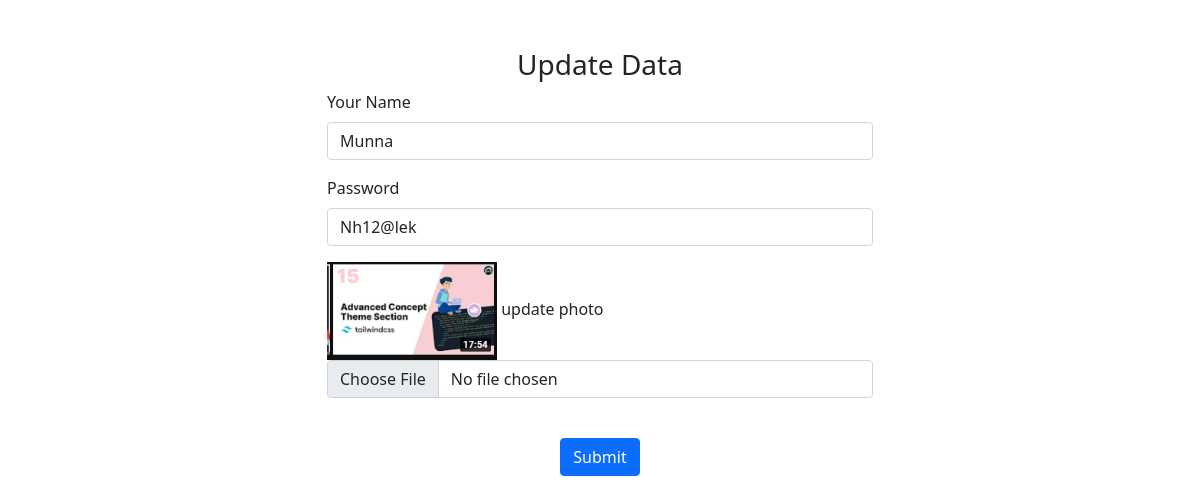
/update.php?id=31 (signed in), run on the app's committed database.
### tables this page shows
CREATE TABLE `user` (
  `id` int(11) NOT NULL,
  `name` varchar(200) NOT NULL,
  `pass` varchar(250) NOT NULL,
  `img` varchar(255) NOT NULL
);

### update.php (the view, shortened to what this page needs)
<?php
    require('include/header.php');
    require('include/config.php');
    $id = $_GET["id"];
    $query  = "SELECT * FROM user WHERE id=$id";
    $insart = mysqli_query($db_connect,$query);
    $assoc  = mysqli_fetch_assoc($insart);
?>
<section>
        <div class="container">
            <div class="row mt-5 border-1">
                <h3 class="text-center">Update Data</h3>
                <div class="col-3"></div>
                <div class="col-6">
                    <form action="update_post.php" method="post" enctype="multipart/form-data">
                    <div class="mb-3">
                            <label for="name" class="form-label">Your Name</label>
                            <input type="text" value="<?php echo $assoc['name']?>" class="form-control" name="name">
                        </div>
                        <div class="mb-3">
                            <label for="exampleInputPassword1" class="form-label">Password</label>
                            <input type="text" class="form-control" value="<?php echo $assoc['pass']?>" name="password" id="exampleInputPassword1">
                        </div>
                        <div class="mb-3">
                            <img style="hight: 170px; width: 170px;" src="upload/profile/<?php echo $assoc['img']?>">
                            <label for="formFile" class="form-label">update photo</label>
                            <input class="form-control" name="photo" type="file" oninput="pic.src=window.URL.createObjectURL(this.files[0])">
                        </div>
                        <div class="text-center">
                            <button type="submit" class="btn btn-primary ">Submit</button>
                        </div>
                    </form>
                </div>
                <div class="col-3"></div>
            </div>
        </div>
    </section>
<?php require('include/footer.php'); ?>

### data on the page
user: name "Munna", password "Nh12@lek", img (picture)
